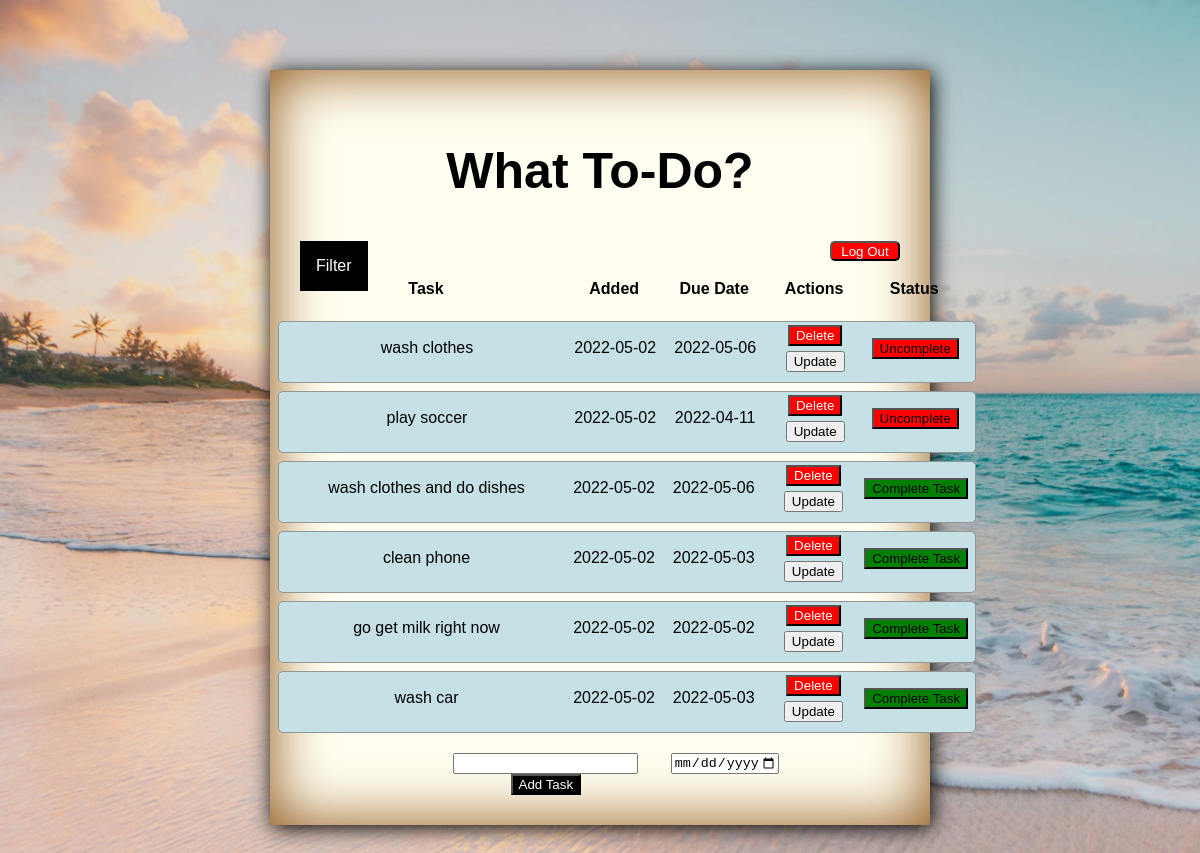
Screenshot of /completed (signed in) with the database file from the repository.
### app.py (models this page shows, shortened)
class Todo(db.Model):
    __table_name__ = "todo"
    id = db.Column(db.Integer, primary_key=True)
    user_id = db.Column(db.Integer, db.ForeignKey("user.id"))
    content = db.Column(db.String(200), nullable=False)
    completed = db.Column(db.Boolean, default=False)
    date_due = db.Column(db.DateTime, nullable=False, default=datetime.utcnow)
    date_completed = db.Column(db.DateTime, default=datetime.utcnow)
    date_created = db.Column(db.DateTime, default=datetime.utcnow)

### app.py (the view)
@app.route("/completed")
def completed():
    tasks = Todo.query.order_by(Todo.completed.desc()).filter_by(
        user_id=current_user.id).all()
    logged_in_user = User.query.filter_by(id=current_user.id).first()
    return render_template("index.html", tasks=tasks, user=logged_in_user)

### app.py (called while the page is built)
@login_manager.user_loader
def load_user(user_id):
    if user_id is not None:
        return User.query.get(user_id)
    return None

### templates/index.html (shortened to what this page needs)
{% extends 'base.html' %}
{% block body %}
<div class="container">
    <div class="backgroudC">
<section>
<div>
    <h1>What To-Do?</h1>
</div>
<div>
    <a href="/logout"><button class="logoutBtn">Log Out</button></a>
</div>
</section>
<div>
    <ul>
        <li>Filter</a>
        </li>
    </ul>
  </div>
<div class="table-container">
    {% if tasks|length < 1 %}
    <h4>There are no tasks. Create a task.</h4>
    {% else %}
    <table>
        <tr class="table-headers">
            <th class="th1">Task</th>
            <th class="th2">Added</th>
            <th class="th3">Due Date</th>
            <th class="th4">Actions</th>
            <th class="th5">Status</th>
        </tr>
        {% for task in tasks %}
            <tr class="tasks">
                <td class="task">{{ task.content }}</td>
                <td class="added">{{ task.date_created.date() }}</td>
                <td class="dueDate">{{task.date_due.date()}}</td>
                <td class="actions">
                    <a href="/delete/{{ task.id }}"><button class="deleteBtn ">Delete</button></a>
                    <br>
                    <a href="/update/{{ task.id }}"><button>Update</button></a>
                </td>
                <td class="completed">
                    {% if task.completed == True %}
                    <form action="/incomplete/{{ task.id }}" method="POST">
                        <input type="submit" class="uncompleteBtn" value="Uncomplete" />
                    </form>
                    {% else %}
                    <form action="/complete/{{ task.id }}" method="POST" >
                        <input
                        type="submit"
                        class="completeBtn"
                        value="Complete Task"
                        />
                    </form>
                    {% endif %}
                </td>
            </tr>
        {% endfor %}
    </table>
    {% endif %}
</div>
    <form class="calandaddBtn" actions="/" method="POST">
        <div class="addtaskContainer">
            <input type="text" name="content" id="content">
            <input type="submit" class="addTaskBtn" value="Add Task">
        </div>
        <div>
            <input
              class="calender"
              type="date"
              id="date"
              name="date_due"
              value= null
              min="2022-05-02"
              max="2028-12-31"
              style="margin-right: 2%"
            />
          </div>
    </form>
    </div>
</div>
{% endblock %}

### static/css/main.css (style rules this page uses)
body { margin: 0; font-family: sans-serif; }
h1 { color: black; font-family: sans-serif; font-size: 50px; }
.container { margin: 0px; margin-left: 0px; margin-right: 0px; width: 100%; height: 70%; padding: 70px 0; text-align: center; }
.backgroudC { padding: 30px; width: 50%; margin: auto; justify-content: center; box-shadow: 2px 3px 20px black, 0 0 60px #8a4d0f inset; background: #fffef0; }
.table-container { display: flex; justify-content: center; margin: auto; width: 85%; padding: 10px; }
.table-headers { border-radius: 5px; align-items: center; justify-content: space-between; height: 30px; margin-bottom: 8px; padding: 5px 10px; display: flex; width: 95%; }
.tasks { border-radius: 5px; align-items: center; justify-content: space-between; border: 1px solid #939697; cursor: pointer; background-color: #c5e1e6; height: 50px; margin-bottom: 8px; padding: 5px 10px; display: flex; width: 95%; }
.th1 { width: 280px; height: auto; margin: 0px 0px 8px; }
.th2 { width: 100px; height: auto; margin: 0px 0px 8px; }
.th3 { width: 100px; height: auto; margin: 0px 0px 8px; }
.th4 { width: 100px; height: auto; margin: 0px 0px 8px; }
.th5 { width: 100px; height: auto; margin: 0px 0px 8px; }
.task { width: 280px; height: auto; margin: 0px 0px 8px; }
.added { width: 100px; height: auto; margin: 0px 0px 8px; }
.dueDate { width: 100px; height: auto; margin: 0px 0px 8px; }
.actions { width: 100px; height: auto; margin: 0px 0px 8px; }
.completed { width: 100px; height: auto; margin: 0px 0px 8px; }
html { background-image: url("/static/backgroundjpg.jpg"); background-repeat: no-repeat; background-size: cover; }

### static/css/buttons.css (style rules this page uses)
.deleteBtn { background-color: red; color: white; margin-bottom: 5px; }
.completeBtn { background-color: green; }
.uncompleteBtn { background-color: red; }
.logoutBtn { float: right; background-color: red; color: white; width: 70px; height: 20px; border-radius: 5px; }
.addTaskBtn { background-color: black; color: white; }
.calandaddBtn { display: flex; justify-content: center; }
.addtaskContainer { width: 250px; height: auto; }

### static/css/filter.css (style rules this page uses)
a { text-decoration: none; }
ul { background: black; list-style: none; margin: 0; padding-left: 0; }
li { color: white; background: black; display: block; float: left; padding: 1rem; position: relative; text-decoration: none; transition-duration: 0.5s; }

### rows the page displays
Todo: content "wash clothes", date_created "2022-05-02", date_due "2022-05-06"
Todo: content "play soccer", date_created "2022-05-02", date_due "2022-04-11"
Todo: content "wash clothes and do dishes", date_created "2022-05-02", date_due "2022-05-06"
Todo: content "clean phone", date_created "2022-05-02", date_due "2022-05-03"
Todo: content "go get milk right now", date_created "2022-05-02", date_due "2022-05-02"
Todo: content "wash car", date_created "2022-05-02", date_due "2022-05-03"
